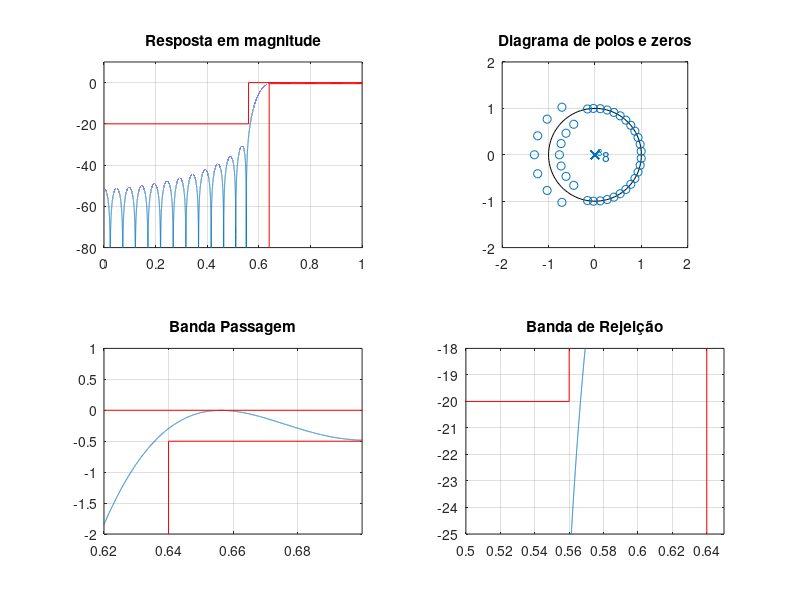
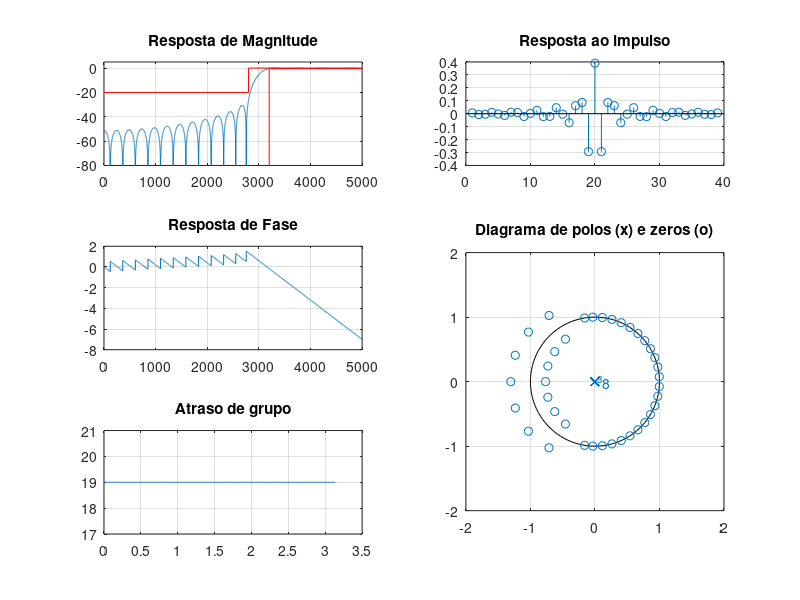

The MATLAB source for these figures, in order:
% Projeto filtro 1
% LP - (fa = 10000 Hz, f1 = 2800 Hz; f2 = 3200 Hz, Ap = 0.5 dB, As = 20 dB, GdB = 0 dB)

close all;
clear all;
clc;

ExecutarAjuste = 1;

%% Especificacoes
fa = 10000; fs = 2800; fp = 3200;
Ap = 0.5; As = 20; GdB = 0;
wp = fp/fa*(2*pi); ws = fs/fa*(2*pi);

wc1 = sqrt(wp*ws); % media geometrica
Dw1 = wp - ws;
G0 = GdB;

%% Projeto inicial
Dw = Dw1;
wc = wc1;
Ask = As + 9;
betha = 0.5842*(Ask-21)^0.4 + 0.07886*(Ask-21);
M1 = ceil((Ask - 8)/(2.285*Dw)+1);
M = M1;

if ExecutarAjuste
    % primeiro ajuste
    G0 = 0.295; % db

    % segundo ajuste M (n/2)
    wp2 = 0.6196*pi; ws2 = 0.5813*pi;
    Dw2 = wp2 -ws2;
    M2 = ceil(M1*Dw2/Dw1); % nova ordem do filtro 2*M2
    M = M2;

    % ajuste deslocamento
    wc2 = wc1 - ((0.0037+0.0013)/2)*pi;
    wc = wc2;
end

N = 2*M+1;
wkeiser = kaiser(N, betha)';

k = 1:M;
% HP
bi = -sin(wc*k)./(pi*k);
b0 = 1-wc/pi;
b = [flip(bi) b0 bi];

b = b.*wkeiser*10^(-G0/20); % janela de keiser

%%
figure(1)
subplot(221)
title('Resposta de magnitude')
[h, w] = freqz(b, 1, linspace(0,pi,100000));
% plot(w/pi, abs(h)); grid on;
plot(w/pi, 20*log10(abs(h))); grid on;
title('Resposta em magnitude')
ylim([-80 10])
hold on;
plot([pi,wp,wp]/pi,[-Ap,-Ap,-80], '-red')
plot([0,ws/pi,ws/pi,1],[-As,-As,0,0], '-red')

subplot(222)
zplane(b, 1); axis([-2 2 -2 2]);
title('Diagrama de polos e zeros')

subplot(223)
plot(w/pi, 20*log10(abs(h)));
title('Banda Passagem')
grid on; hold on;
plot([pi,wp,wp]/pi,[-Ap,-Ap,-80], '-red')
plot([0,ws/pi,ws/pi,1],[-As,-As,0,0], '-red')
xlim([0.62 0.7]); ylim([-2 1]);

subplot(224)
plot(w/pi, 20*log10(abs(h)));
title('Banda de Rejeição')
grid on; hold on;
plot([pi,wp,wp]/pi,[-Ap,-Ap,-80], '-red')
plot([0,ws/pi,ws/pi,1],[-As,-As,0,0], '-red')
xlim([0.5 0.65]); ylim([-25 -18]);

%%
figure(2)
%suptitle(['HP FIR ' num2str(fs) '-' num2str(fp) ' Ordem: ' num2str(N)])

escala = fa/2;
subplot(3,2,[4 6])
zplane(b, 1);
axis([-2 2 -2 2])
title('Diagrama de polos (x) e zeros (o)')

clear h w
[h, w] = freqz(b, 1, 'whole');

subplot(322)
stem(b), grid on;
title('Resposta ao impulso')

subplot(321)
[h, w] = freqz(b, 1, linspace(0,pi,10000));
% plot(w/pi, abs(h)); grid on;
plot(w/pi*escala, 20*log10(abs(h))); grid on;
hold on;
title('Resposta de Magnitude')
ylim([-80 5])
Amin = 80;
plot([0,fs,fs,fa/2],[-As,-As,0,0], 'r')
plot([fa/2,fp,fp,],[-Ap,-Ap,-80], 'r')
xlim([0 fa/2])

subplot(323)
plot(w/pi*escala, unwrap(angle(h))/pi); grid on;
title('Resposta de Fase')

subplot(325)
grpdelay(b, 1)
title('Atraso de grupo')
